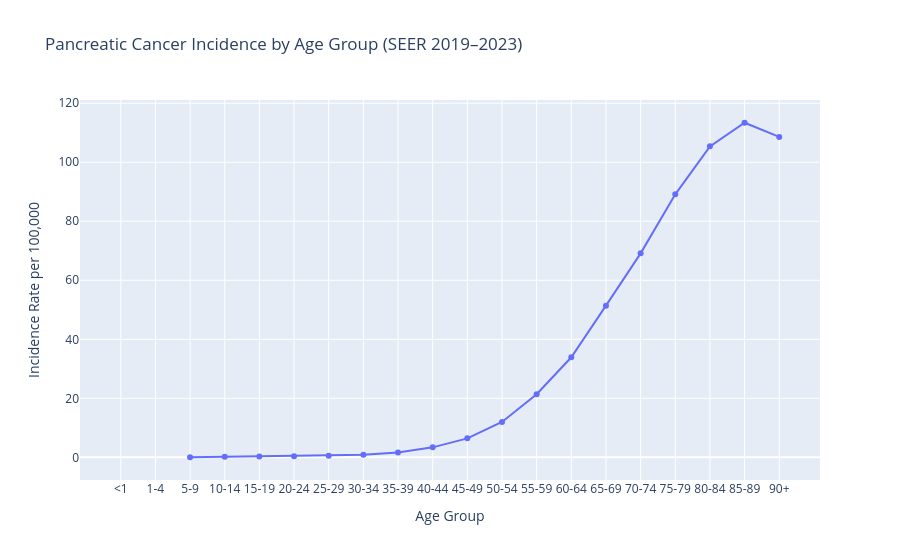

Here is the notebook cell this chart was saved with:
### Code cell
import pandas as pd
import plotly.express as px

age_df = pd.read_csv("../data/raw/incidence_by_age.csv")

fig = px.line(
    age_df,
    x="Age",
    y="Rate",
    title="Pancreatic Cancer Incidence by Age Group (SEER 2019–2023)",
    markers=True,
    hover_data={
        "Rate": True,
        "Lower_CI": True,
        "Upper_CI": True
    }
)

fig.update_layout(
    xaxis_title="Age Group",
    yaxis_title="Incidence Rate per 100,000",
    hovermode="x unified"
)

fig.show()

fig.write_html("../figures/incidence_by_age.html")

### Figure 1 — Plotly figure (JSON) as saved in the notebook; plotly's stock layout.template omitted (floating-point values rounded to 4 significant figures)
{"data": [{"customdata": [[NaN, NaN], [NaN, NaN], [0.02, 0.06], [0.14, 0.22], [0.23, 0.33], [0.32, 0.43], [0.51, 0.64], [0.82, 0.99], [1.52, 1.74], [3.23, 3.55], [6.21, 6.68], [11.7, 12.33], [20.98, 21.81], [33.38, 34.45], [50.69, 52.12], [68.19, 70.05], [87.85, 90.41], [103.6, 107.1], [111.0, 115.8], [105.8, 111.5]], "hovertemplate": "Age=%{x}<br>Rate=%{y}<br>Lower_CI=%{customdata[0]}<br>Upper_CI=%{customdata[1]}<extra></extra>", "legendgroup": "", "line": {"color": "#636efa", "dash": "solid"}, "marker": {"symbol": "circle"}, "mode": "lines+markers", "name": "", "orientation": "v", "showlegend": false, "type": "scatter", "x": ["<1", "1-4", "5-9", "10-14", "15-19", "20-24", "25-29", "30-34", "35-39", "40-44", "45-49", "50-54", "55-59", "60-64", "65-69", "70-74", "75-79", "80-84", "85-89", "90+"], "xaxis": "x", "y": [NaN, NaN, 0.04, 0.18, 0.28, 0.37, 0.57, 0.9, 1.63, 3.39, 6.44, 12.01, 21.39, 33.91, 51.4, 69.12, 89.12, 105.4, 113.4, 108.6], "yaxis": "y"}], "layout": {"hovermode": "x unified", "legend": {"tracegroupgap": 0}, "title": {"text": "Pancreatic Cancer Incidence by Age Group (SEER 2019–2023)"}, "xaxis": {"anchor": "y", "domain": [0, 1], "title": {"text": "Age Group"}}, "yaxis": {"anchor": "x", "domain": [0, 1], "title": {"text": "Incidence Rate per 100,000"}}}}
